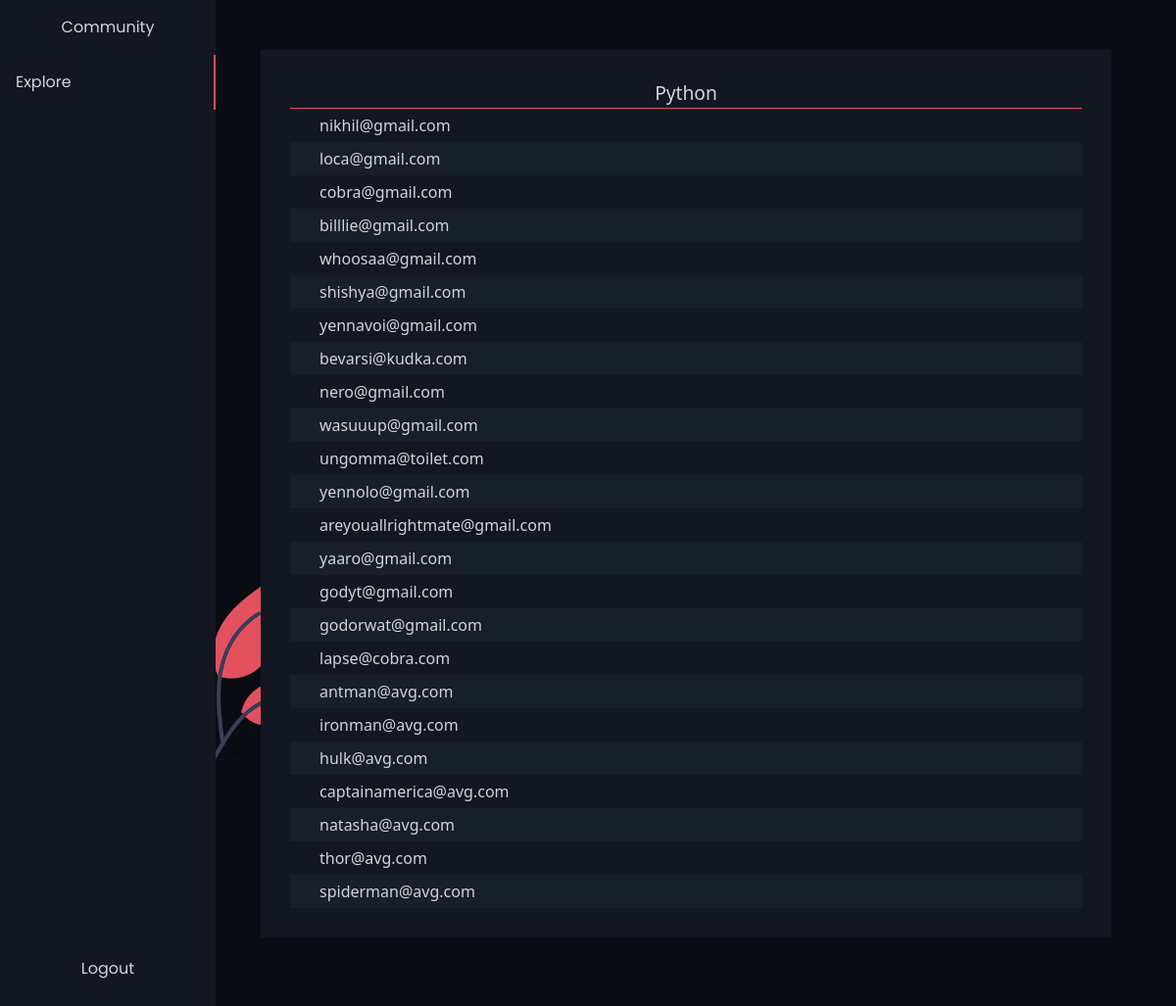
/sp-result?key=Python (signed in), run on the app's committed database.
### tables this page shows
CREATE TABLE topics(tid INTEGER PRIMARY KEY AUTOINCREMENT,name TEXT NOT NULL UNIQUE);

CREATE TABLE users(uid INTEGER PRIMARY KEY AUTOINCREMENT,email TEXT NOT NULL, hash TEXT NOT NULL);

### application.py (the view)
@app.route("/sp-result")
def sp_result():
  if not session.get("user_id"):
    return redirect("/intro")
  key = request.args.get('key')
  if key == 'C  ':
    key='C++'
  elif key == 'C ':
    key='C#'
  tid = db.execute("SELECT tid from topics WHERE topics.name=?",key)[0]["tid"]
  rows = db.execute("SELECT email from users WHERE uid in(SELECT uid from user_topic where tid=?)",tid)
  return render_template("sp-result.html",rows=rows,key=key)

### application.py (called while the page is built)
@app.after_request
def after_request(response):
    response.headers["Cache-Control"] = "no-cache, no-store, must-revalidate"
    response.headers["Expires"] = 0
    response.headers["Pragma"] = "no-cache"
    return response

### templates/sp-result.html (shortened to what this page needs)
{% extends "layout.html"%}
{% block body%}
  <div class="sidebar">
    <div class="menu">
    <a class="navbar-brand-2" href="/">Community</a>
    <a class="active" href="/explore">Explore</a>
    <a href="/logout" class="bottom">Logout</a>
    </div>
  </div>
  <div class="content">
    <div class="explore-area">
      <div class="list-block">
        <div class="list-title">{{ key }}</div>
        {% for row in rows %}
          <div class="list-item">{{ row["email"] }}</div>
        {% endfor %}
      </div>
    </div>
  </div>
{% endblock %}

### templates/layout.html (shortened to what this page needs)
<!DOCTYPE html>
<html lang="en">
  <head>
    <link href="https://cdn.jsdelivr.net/npm/bootstrap@5.0.1/dist/css/bootstrap.min.css" rel="stylesheet">
    <link rel="stylesheet" href="https://cdnjs.cloudflare.com/ajax/libs/font-awesome/4.7.0/css/font-awesome.min.css">
    <link rel="stylesheet" href="static/styles.css">
  </head>
  <body>
    {% block body %}{% endblock %}
  </body>
</html>

### static/styles.css (style rules this page uses)
body { background-image: url("../static/images/Community-5.png"); background-repeat: no-repeat; background-attachment: fixed; background-position: center; background-size: 70%; background-color: #0a0c13; }
.sidebar { font-family: 'Poppins', sans-serif; display: flex; flex-direction: column; position: fixed; top: 0; bottom: 0; left: 0; width: 220px; overflow: visible; z-index: 10; background-color: #121722; transition: left 0.3s ease, width 0.3s ease; }
.menu { display: flex; flex-wrap: wrap; flex-direction: column; justify-content: flex-start; flex: 1; padding-bottom: 10px; overflow: hidden; }
.menu a { display: block; color: #D4D4D8; padding: 16px; text-decoration: none; transition: 0.3s; }
.menu a.active { border-right: 2px solid #E3515E; }
.menu>a:not(.bottom)+.bottom { margin-top: auto; }
.navbar-brand-2 { text-align: center; font-family: 'Poppins', sans-serif; }
.bottom { margin-top: auto; text-align: center; transition: 0.4s; }
div.content { margin-left: 200px; padding: 1px 16px; height: 1000px; }
.explore-area { padding:50px; }
.content { color: #D4D4D8; }
.list-block { background-color: #121722; width: 100%; padding:30px; margin-bottom:20px; }
.list-title { font-size: larger; width:100%; text-align: center; border-bottom: 1px solid #E3515E; }
.list-item { padding: 5px; padding-left:30px; }
.list-item:nth-of-type(odd) { background-color: #171e2c; }

### data on the page
topics: name "Python"
users: email "nikhil@gmail.com"
users: email "loca@gmail.com"
users: email "cobra@gmail.com"
users: email "billlie@gmail.com"
users: email "whoosaa@gmail.com"
users: email "shishya@gmail.com"
users: email "yennavoi@gmail.com"
users: email "bevarsi@kudka.com"
users: email "nero@gmail.com"
users: email "wasuuup@gmail.com"
users: email "ungomma@toilet.com"
users: email "yennolo@gmail.com"
users: email "areyouallrightmate@gmail.com"
users: email "yaaro@gmail.com"
users: email "godyt@gmail.com"
users: email "godorwat@gmail.com"
users: email "lapse@cobra.com"
users: email "antman@avg.com"
users: email "ironman@avg.com"
users: email "hulk@avg.com"
users: email "captainamerica@avg.com"
users: email "natasha@avg.com"
users: email "thor@avg.com"
users: email "spiderman@avg.com"
